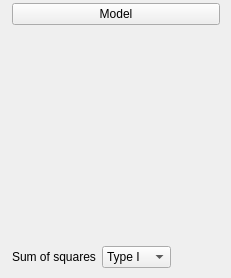
    <widget class="QWidget" name="widget_10" native="true">
     <property name="sizePolicy">
      <sizepolicy hsizetype="Preferred" vsizetype="Preferred">
       <horstretch>0</horstretch>
       <verstretch>0</verstretch>
      </sizepolicy>
     </property>
     <layout class="QGridLayout" name="gridLayout_8">
      <property name="leftMargin">
       <number>12</number>
      </property>
      <property name="topMargin">
       <number>3</number>
      </property>
      <property name="bottomMargin">
       <number>1</number>
      </property>
      <item row="0" column="0">
       <widget class="ExpanderButton" name="expanderModel">
        <property name="text">
         <string>Model</string>
        </property>
       </widget>
      </item>
      <item row="1" column="0">
       <widget class="QWidget" name="containerModel" native="true">
        <layout class="QGridLayout" name="gridLayout_6">
         <property name="leftMargin">
          <number>0</number>
         </property>
         <property name="topMargin">
          <number>0</number>
         </property>
         <property name="rightMargin">
          <number>0</number>
         </property>
         <property name="bottomMargin">
          <number>0</number>
         </property>
         <item row="0" column="0">
          <widget class="AnovaModelWidget" name="modelTerms" native="true">
           <property name="sizePolicy">
            <sizepolicy hsizetype="Expanding" vsizetype="Preferred">
             <horstretch>0</horstretch>
             <verstretch>0</verstretch>
            </sizepolicy>
           </property>
           <property name="minimumSize">
            <size>
             <width>0</width>
             <height>200</height>
            </size>
           </property>
          </widget>
         </item>
         <item row="1" column="0">
          <widget class="QWidget" name="sumOfSquaresContainer" native="true">
           <layout class="QHBoxLayout" name="horizontalLayout">
            <property name="leftMargin">
             <number>0</number>
            </property>
            <item>
             <widget class="QLabel" name="label_5">
              <property name="text">
               <string>Sum of squares</string>
              </property>
             </widget>
            </item>
            <item>
             <widget class="BoundComboBox" name="sumOfSquares">
              <item>
               <property name="text">
                <string>Type I</string>
               </property>
              </item>
              <item>
               <property name="text">
                <string>Type II</string>
               </property>
              </item>
              <item>
               <property name="text">
                <string>Type III</string>
               </property>
              </item>
             </widget>
            </item>
            <item>
             <spacer name="horizontalSpacer">
              <property name="orientation">
               <enum>Qt::Horizontal</enum>
              </property>
              <property name="sizeHint" stdset="0">
               <size>
                <width>40</width>
                <height>20</height>
               </size>
              </property>
             </spacer>
            </item>
           </layout>
          </widget>
         </item>
        </layout>
       </widget>
      </item>
     </layout>
    </widget>
